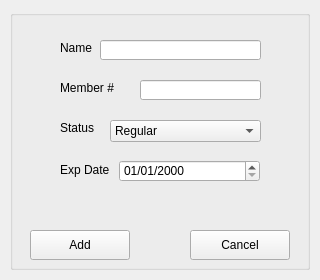
<?xml version="1.0" encoding="UTF-8"?>
<ui version="4.0">
 <class>addMember</class>
 <widget class="QWidget" name="addMember">
  <property name="geometry">
   <rect>
    <x>0</x>
    <y>0</y>
    <width>320</width>
    <height>280</height>
   </rect>
  </property>
  <property name="windowTitle">
   <string>Form</string>
  </property>
  <widget class="QGroupBox" name="Tools">
   <property name="geometry">
    <rect>
     <x>10</x>
     <y>10</y>
     <width>300</width>
     <height>260</height>
    </rect>
   </property>
   <property name="title">
    <string/>
   </property>
   <widget class="QLabel" name="idLabel">
    <property name="geometry">
     <rect>
      <x>50</x>
      <y>70</y>
      <width>81</width>
      <height>16</height>
     </rect>
    </property>
    <property name="text">
     <string>Member #</string>
    </property>
   </widget>
   <widget class="QLineEdit" name="idEdit">
    <property name="enabled">
     <bool>true</bool>
    </property>
    <property name="geometry">
     <rect>
      <x>130</x>
      <y>70</y>
      <width>121</width>
      <height>20</height>
     </rect>
    </property>
    <property name="readOnly">
     <bool>true</bool>
    </property>
   </widget>
   <widget class="QLabel" name="nameLabel">
    <property name="geometry">
     <rect>
      <x>50</x>
      <y>30</y>
      <width>41</width>
      <height>16</height>
     </rect>
    </property>
    <property name="text">
     <string>Name</string>
    </property>
   </widget>
   <widget class="QLineEdit" name="nameEdit">
    <property name="geometry">
     <rect>
      <x>90</x>
      <y>30</y>
      <width>161</width>
      <height>20</height>
     </rect>
    </property>
   </widget>
   <widget class="QLabel" name="exDateLabel">
    <property name="geometry">
     <rect>
      <x>50</x>
      <y>150</y>
      <width>81</width>
      <height>20</height>
     </rect>
    </property>
    <property name="text">
     <string>Exp Date</string>
    </property>
   </widget>
   <widget class="QLabel" name="statusLabel">
    <property name="geometry">
     <rect>
      <x>50</x>
      <y>110</y>
      <width>41</width>
      <height>16</height>
     </rect>
    </property>
    <property name="text">
     <string>Status</string>
    </property>
   </widget>
   <widget class="QWidget" name="verticalLayoutWidget_3">
    <property name="geometry">
     <rect>
      <x>30</x>
      <y>60</y>
      <width>231</width>
      <height>41</height>
     </rect>
    </property>
    <layout class="QVBoxLayout" name="verticalLayout_5"/>
   </widget>
   <widget class="QPushButton" name="addButton">
    <property name="geometry">
     <rect>
      <x>20</x>
      <y>220</y>
      <width>100</width>
      <height>30</height>
     </rect>
    </property>
    <property name="text">
     <string>Add</string>
    </property>
   </widget>
   <widget class="QPushButton" name="cancelButton">
    <property name="geometry">
     <rect>
      <x>180</x>
      <y>220</y>
      <width>100</width>
      <height>30</height>
     </rect>
    </property>
    <property name="text">
     <string>Cancel</string>
    </property>
   </widget>
   <widget class="QDateEdit" name="dateEdit">
    <property name="geometry">
     <rect>
      <x>109</x>
      <y>150</y>
      <width>141</width>
      <height>22</height>
     </rect>
    </property>
    <property name="displayFormat">
     <string>MM/dd/yyyy</string>
    </property>
   </widget>
   <widget class="QComboBox" name="statusEdit">
    <property name="geometry">
     <rect>
      <x>100</x>
      <y>110</y>
      <width>151</width>
      <height>22</height>
     </rect>
    </property>
    <item>
     <property name="text">
      <string>Regular</string>
     </property>
    </item>
    <item>
     <property name="text">
      <string>Executive</string>
     </property>
    </item>
   </widget>
  </widget>
 </widget>
 <resources/>
 <connections/>
</ui>
